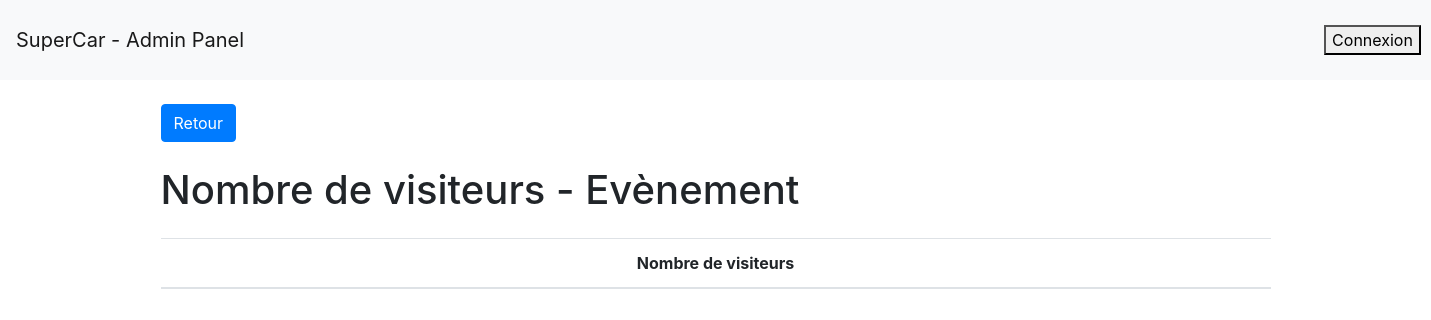
The app's page /admin/visiteur.php, older data.
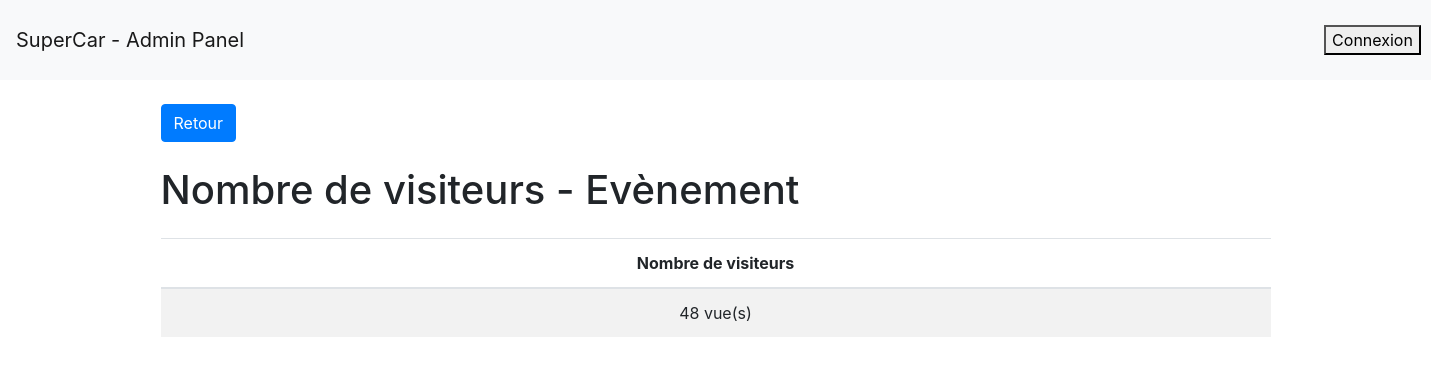
The same page, newer data.
### tables this page shows
CREATE TABLE `visiteurs` (
  `id` int(11) NOT NULL,
  `nombre_visiteurs` int(11) NOT NULL
);

### admin/visiteur.php (the view, shortened to what this page needs)
<!DOCTYPE html>
<html>
<head>
    <link rel="stylesheet" href="https://maxcdn.bootstrapcdn.com/bootstrap/4.5.2/css/bootstrap.min.css">
    <link rel="stylesheet" href="https://cdnjs.cloudflare.com/ajax/libs/font-awesome/6.0.0-beta3/css/all.min.css">
    <link rel="stylesheet" href="https://cdnjs.cloudflare.com/ajax/libs/font-awesome/6.4.0/css/all.min.css">
</head>
<body>
<?php include('navbar.php'); ?>
    <div class="container mt-4">
        <a class="btn btn-primary" href="dash.php">Retour</a>
        <div class="d-flex justify-content-between align-items-center">
            <h1 class="my-4">Nombre de visiteurs - Evènement</h1>
        </div>
        <table class="table table-striped" style="text-align: center;">
            <thead>
                <tr>
                    <th class="id_contact">Nombre de visiteurs</th>
                </tr>
            </thead>
            <tbody>
                <?php
                include 'database_connection.php';
                $sql = "SELECT * FROM visiteurs";
                $result = mysqli_query($conn, $sql);
                while ($row = mysqli_fetch_assoc($result)) {
                    echo "<tr>";
                    echo "<td class='nombre_visiteurs'>" . $row["nombre_visiteurs"] . " vue(s)</td>";
                    echo "</tr>";
                }
                ?>
            </tbody>
        </table>
    </div>
</body>
</html>

Row changes from the older to the newer data that the page shows:
added visiteurs: nombre_visiteurs "48"
